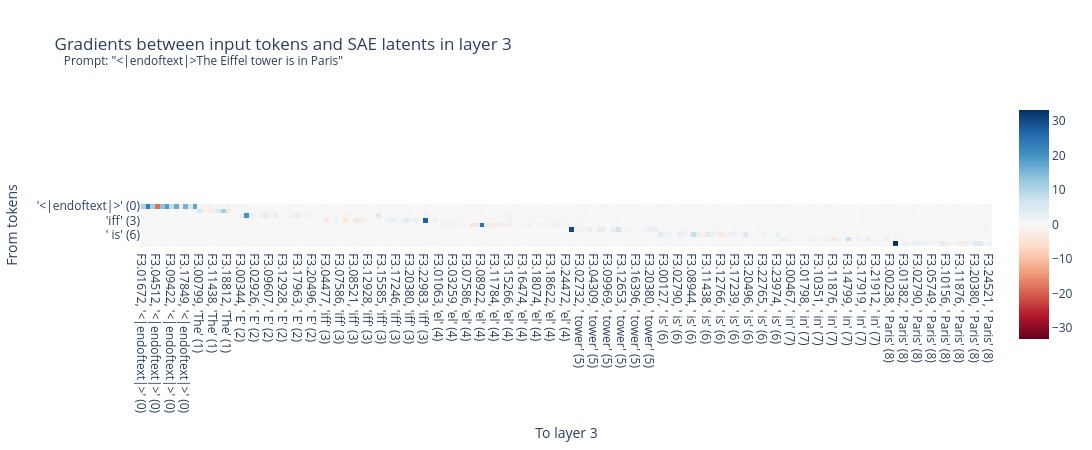

Here is the notebook cell this chart was saved with:
### Code cell
def tokens_to_latent_acts(
    token_scales: Float[Tensor, "batch seq"],
    tokens: Int[Tensor, "batch seq"],
    sae: SAE,
    model: HookedSAETransformer,
) -> tuple[Tensor, tuple[Tensor]]:
    """
    Given scale factors for model's embeddings (i.e. scale factors applied after we compute the sum
    of positional and token embeddings), returns the SAE's latents.

    Returns:
        latent_acts_sparse: The SAE's latents in sparse form (i.e. the tensor of values)
        latent_acts_dense:  The SAE's latents as a dense tensor, in a length-1 tuple
    """
    _, cache = model.run_with_cache(tokens, stop_at_layer=0)
    token_embedded = (cache["hook_embed"]  +  cache["hook_pos_embed"]) * token_scales.unsqueeze(-1)

    sae_layer= _get_hook_layer(sae)
    layer_to_resid_acts_recon = model.forward(token_embedded, start_at_layer = 0, stop_at_layer = sae_layer)
    sae_latent_act = sae.encode(layer_to_resid_acts_recon)

    sae_latents = SparseTensor.from_dense(sae_latent_act)
    
    return sae_latents.sparse[0], (sae_latents.dense,)


def token_to_latent_gradients(
    tokens: Float[Tensor, "batch seq"],
    sae: SAE,
    model: HookedSAETransformer,
) -> tuple[Tensor, SparseTensor]:
    """
    Computes the gradients between an SAE's latents and all input tokens.

    Returns:
        token_latent_grads: The gradients between input tokens and SAE latents
        latent_acts:        The SAE's latent activations
    """
    # ... YOUR CODE HERE ...
    token_scales = t.ones(tokens.shape, device=tokens.device)

    # create jacobian function
    token_to_latent_acts_and_gradients = t.func.jacrev(tokens_to_latent_acts, argnums=0, has_aux=True)

    token_latent_grads, (latent_acts,) = token_to_latent_acts_and_gradients( 
         token_scales, tokens, sae, model
    )


    token_latent_grads = einops.rearrange(token_latent_grads, 'latent b seq -> b seq latent')
    return (token_latent_grads, SparseTensor.from_dense(latent_acts))


tests.test_token_to_latent_gradients(token_to_latent_gradients, gpt2, gpt2_saes)

sae_layer = 3
token_latent_grads, latent_acts = token_to_latent_gradients(tokens, sae=gpt2_saes[sae_layer], model=gpt2)

fig = px.imshow(
    to_numpy(token_latent_grads[0]),
    color_continuous_midpoint=0.0,
    color_continuous_scale="RdBu",
    x=[f"F{sae_layer}.{latent:05}, {str_toks[seq]!r} ({seq})" for (_, seq, latent) in latent_acts.indices],
    y=[f"{str_toks[i]!r} ({i})" for i in range(len(str_toks))],
    labels={"x": f"To layer {sae_layer}", "y": "From tokens"},
    title=f'Gradients between input tokens and SAE latents in layer {sae_layer}<br><sup>   Prompt: "{"".join(str_toks)}"</sup>',
    width=1900,
    height=450,
)
fig.show()

### Figure 1 — Plotly figure (JSON) as saved in the notebook; plotly's stock layout.template omitted (floating-point values rounded to 4 significant figures; data arrays with more than 128 entries replaced by an {"elided": "..."} marker saying what was removed)
{"data": [{"coloraxis": "coloraxis", "hovertemplate": "To layer 3: %{x}<br>From tokens: %{y}<br>color: %{z}<extra></extra>", "name": "0", "type": "heatmap", "x": {"elided": "181 str values"}, "xaxis": "x", "y": ["'<|endoftext|>' (0)", "'The' (1)", "' E' (2)", "'iff' (3)", "'el' (4)", "' tower' (5)", "' is' (6)", "' in' (7)", "' Paris' (8)"], "yaxis": "y", "z": {"elided": "9x181 float values"}}], "layout": {"coloraxis": {"autocolorscale": false, "cmid": 0, "colorscale": [[0, "rgb(103,0,31)"], [0.1, "rgb(178,24,43)"], [0.2, "rgb(214,96,77)"], [0.3, "rgb(244,165,130)"], [0.4, "rgb(253,219,199)"], [0.5, "rgb(247,247,247)"], [0.6, "rgb(209,229,240)"], [0.7, "rgb(146,197,222)"], [0.8, "rgb(67,147,195)"], [0.9, "rgb(33,102,172)"], [1, "rgb(5,48,97)"]]}, "height": 450, "title": {"text": "Gradients between input tokens and SAE latents in layer 3<br><sup>   Prompt: \"<|endoftext|>The Eiffel tower is in Paris\"</sup>"}, "width": 1900, "xaxis": {"anchor": "y", "constrain": "domain", "domain": [0, 1], "scaleanchor": "y", "title": {"text": "To layer 3"}}, "yaxis": {"anchor": "x", "autorange": "reversed", "constrain": "domain", "domain": [0, 1], "title": {"text": "From tokens"}}}}
